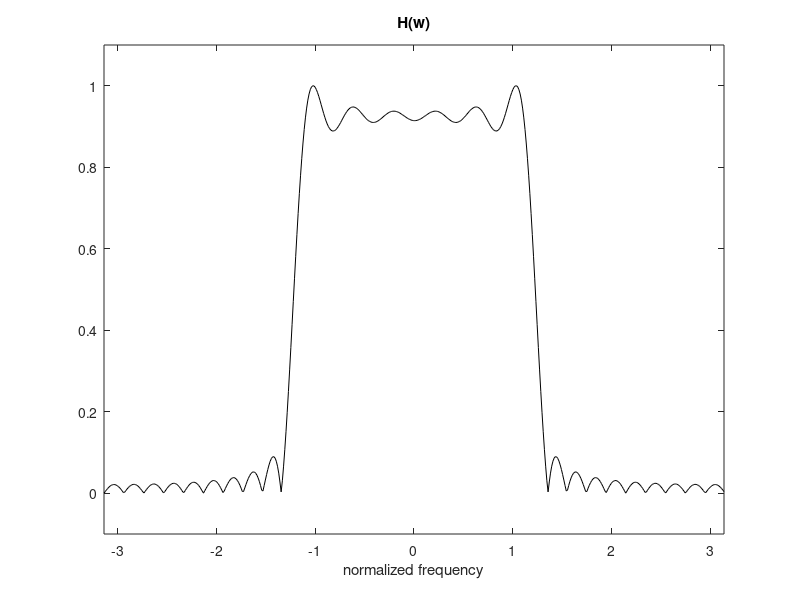

Recreate this plot in MATLAB.
N=100;
%points of H(w)
H=[ones(N,1);zeros(256-N,1);
zeros(256-N,1);ones(N,1)]';
h1=ifft(H,512); %inverse Fourier transform
h=ifftshift(h1); %compose symmetrical plot
h=real(h);
hf=h((256-15):(256+15)); %truncation of h(n)
%discrete Fourier transform:
H1=abs(fft(hf,512)); Hf=H1/max(H1);
w=-pi:(2*pi/511):pi;
plot(w,fftshift(Hf),'k'); %plots H(w)
axis([-pi pi -0.1 1.1]); title('H(w)');
xlabel('normalized frequency');